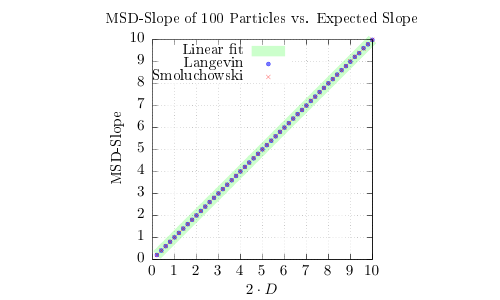

Recreate this plot in gnuplot.
set grid
set size square
set title 'MSD-Slope of 100 Particles vs. Expected Slope'
set xlabel '$2\cdot D$'
set ylabel 'MSD-Slope'
set key left

f(x) = a*x + b
fit f(x) "slopes.data" u 1:2 via a,b
set terminal cairolatex standalone pdf color colortext
set output "plot_slopes.tex"
plot a*x+b lw 30 lc rgb "#CC00FF00" title "Linear fit",\
     "slopes.data" u 1:2 pt 7 ps 0.5 lc rgb "#770000FF" title "Langevin",\
     "slopes.data" u 1:3 pt 2 ps 0.5 lc rgb "#77FF0000" title "Smoluchowski"
